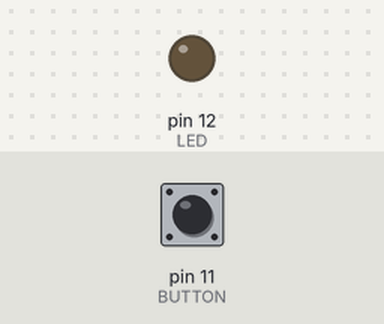
Bench run of a sketch on a simulated Arduino Uno, built with avr-gcc and run on an emulated ATmega328P. Shown: output pins drawn as LEDs (lit = HIGH). The inputs (shaded band) are chosen by the test bench; at power-on: pin 11 (BUTTON) HIGH.

Above: at 1.2 s.
1.3 s: pin 11 (BUTTON) pulled LOW for 0.15 s
At 2.0 s:
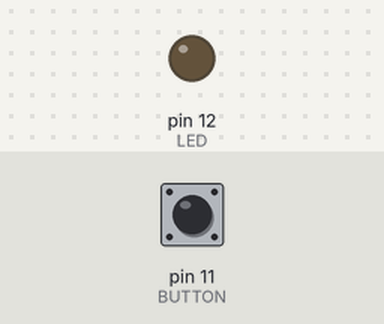
3.0 s: pin 11 (BUTTON) pulled LOW for 1 s
At 3.4 s:
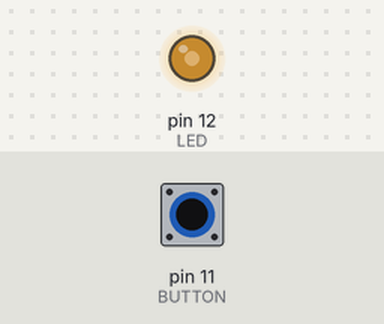
5.5 s: pin 11 (BUTTON) pulled LOW for 3.2 s
At 9.9 s:
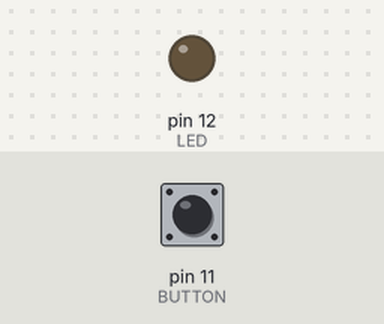
10.2 s: pin 11 (BUTTON) pulled LOW for 0.15 s
At 10.37 s:
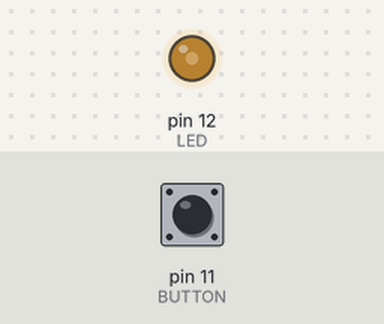
Timing chart, 0 to 12.9 s (numbered marks = the images above; inputs shaded):
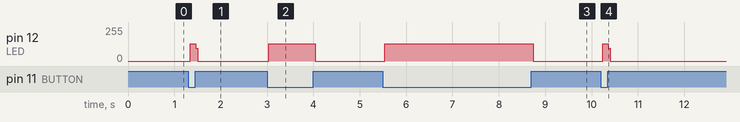

The sketch:

switch_toggle.ino
```cpp
const int LED = 12;
const int BUTTON = 11;

int prestate = 0;

void setup() {
  // put your setup code here, to run once:
  pinMode(LED, OUTPUT);
  pinMode(BUTTON, INPUT_PULLUP);
}

void loop() {
  // put your main code here, to run repeatedly:
  if(!digitalRead(BUTTON)){
    if(prestate == 0){
      digitalWrite(LED, HIGH);
      prestate = 1;
    }
    else if(prestate == 1){
      digitalWrite(LED, LOW);
      prestate = 0;
    }
  }


}
```

Measured:
- after the input at 1.3 s, pin 12 (LED): 0/255 → 129/255 at once, → 0/255 0.12 s later
- after the input at 3.0 s, pin 12 (LED): 0/255 → 129/255 at once, → 0/255 1.0 s later
- after the input at 5.5 s, pin 12 (LED): 0/255 → 129/255 at once, → 0/255 3.2 s later
- after the input at 10.2 s, pin 12 (LED): 0/255 → 129/255 at once, → 0/255 0.12 s later
